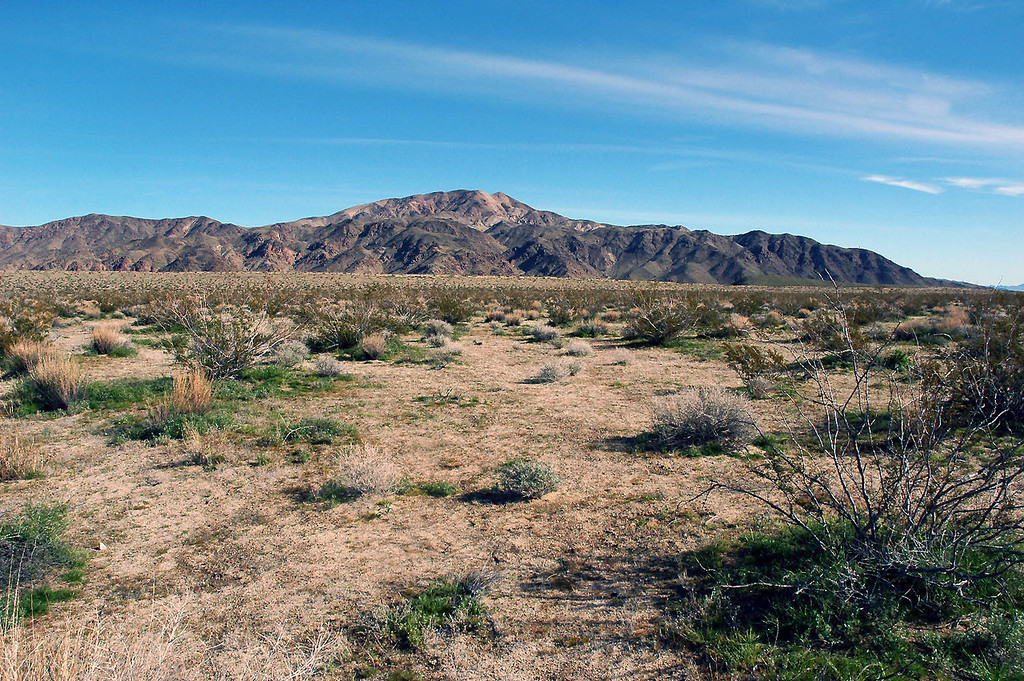
#> input picture image_processing/knn/elements/grass/dry_grass.jpg, 1024 x 681 px, given in place of grass, which was not available
$ python resize_all_images.py
#> lines starting #> are read from the running program, lines starting #| are printed output that depends on the picture
import cv2
import os

# resizes all the images inside the input_images folder

def crop_and_save_resized_image(image_path, crop_size, output_path):
    # Load the image
#> called with image_path = 'elements/grass', crop_size = (300, 300), output_path = 'resized_elements/resized_grass'
    image = cv2.imread(image_path)
#> image is the input picture: shape (681, 1024, 3); mean B, G, R 135.8, 131.2, 113

    # Check if the image is loaded
    if image is None:
        print(f"Error: Failed to load image '{image_path}'")
        return False

    # Get the dimensions of the loaded image
    height, width, _ = image.shape
#> height = 681; width = 1024

    # Check if the image is at least 1500x900 in size
    if width < crop_size[0] or height < crop_size[1]:
        print(f"Error: Image '{image_path}' is too small to resize to {crop_size[0]}x{crop_size[1]}")
        return False

    # Resize the image to the desired size
    resized_image = cv2.resize(image, (crop_size[0], crop_size[1]))
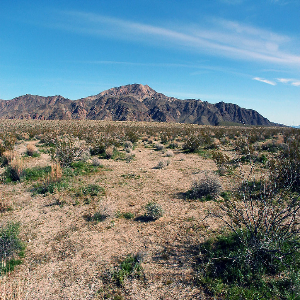
#> resized_image: shape (300, 300, 3); mean B, G, R 135.7, 131.2, 112.9

    # Get the file extension from the input image path
    _, extension = os.path.splitext(image_path)

    # Ensure that the output path has a valid image file extension
    valid_extensions = ['.jpg', '.jpeg', '.png', '.bmp']
    if extension.lower() not in valid_extensions:
        print(f"Error: Unsupported file format '{extension}' for '{image_path}'")
        return False

    # Append a valid image file extension to the output path
    output_path += extension

    # Save the resized image to the specified output path
    cv2.imwrite(output_path, resized_image)

    return True

# Image crop size (width, height) in pixels
crop_size = (300, 300)

# Input image folder
input_dir = 'elements'

# Output directory for the resized images
output_dir = 'resized_elements'

# Ensure the output directory exists
if not os.path.exists(output_dir):
    os.makedirs(output_dir)

# List all files in the input directory
input_files = os.listdir(input_dir)

# Process each image in the input directory
for filename in input_files:
    # Input image path
    input_img_path = os.path.join(input_dir, filename)

    # Output path for the resized image
    output_img_path = os.path.join(output_dir, 'resized_' + filename)

    # Call the function to crop, resize, and save the image
    success = crop_and_save_resized_image(input_img_path, crop_size, output_img_path)

    if success:
        print(f"Resized image saved to '{output_img_path}'")
    else:
        print(f"Failed to resize and save the image '{input_img_path}'")
#> pass 2 of the loop `for filename in input_files:`:
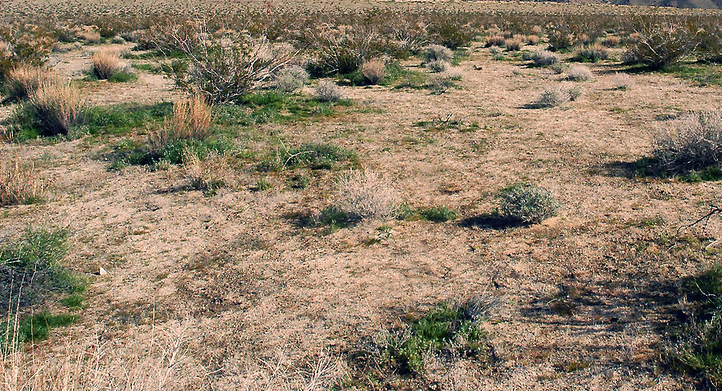
#> input picture image_processing/knn/elements/grass/dry_grass.png, 722 x 391 px, given in place of mountain, which was not available
#> in crop_and_save_resized_image, image is the input picture: shape (391, 722, 3); mean B, G, R 103.3, 125.5, 141.8
#> in crop_and_save_resized_image (call 2), `resized_image = cv2.resize(image, (crop_size[0], crop_size[1]))`:
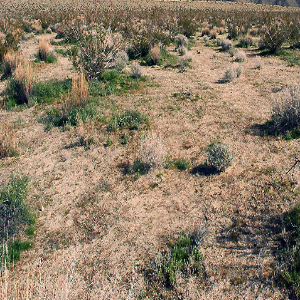
#> resized_image: shape (300, 300, 3); mean B, G, R 103.2, 125.4, 141.7
